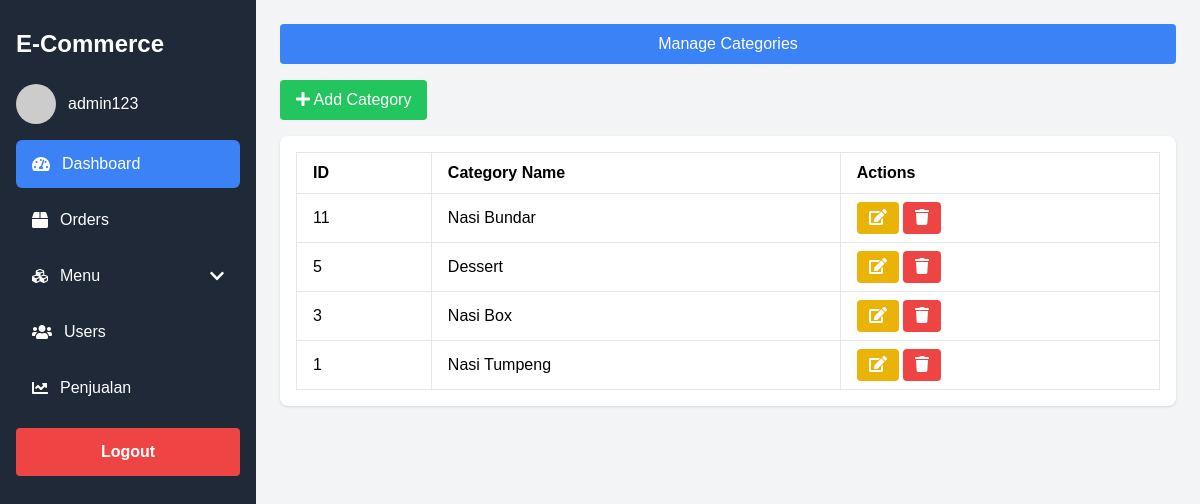
Screenshot of /manage_categories.php (signed in) with the database file from the repository.
### tables this page shows
CREATE TABLE `categories` (
  `id` int NOT NULL,
  `name` varchar(255) NOT NULL,
  `created_at` timestamp NULL DEFAULT CURRENT_TIMESTAMP
);

### manage_categories.php (the view, shortened to what this page needs)
<?php
include 'db.php';
$categories_result = mysqli_query($conn, "SELECT * FROM categories ORDER BY id DESC");
?>
<!DOCTYPE html>
<html lang="en">
<head>
    <script src="https://cdn.tailwindcss.com"></script>
</head>
<body class="bg-gray-100">
  <div class="flex h-screen">
    <div class="sidebar bg-gray-800 text-white py-7 px-4 fixed h-screen w-64">
            <div>
                <div class="text-2xl font-extrabold mb-6">E-Commerce</div>
                <div class="flex items-center space-x-3 mb-4">
                    <img src="https://placehold.co/40x40" class="rounded-full w-10 h-10">
                    <span>admin123</span>
                </div>
                <nav class="space-y-2">
                    <a href="dashboard.php" class="flex items-center py-3 px-4 rounded transition duration-200 hover:bg-gray-700 bg-blue-500">
                        <i class="fas fa-tachometer-alt mr-3"></i> Dashboard
                    </a>
                    <a href="order_manage.php" class="flex items-center py-3 px-4 rounded transition duration-200 hover:bg-gray-700">
                        <i class="fas fa-box mr-3"></i> Orders
                    </a>
                    <div class="relative">
                        <button id="menuDropdownBtn" class="flex items-center justify-between w-full py-3 px-4 rounded transition duration-200 hover:bg-gray-700">
                            <div class="flex items-center">
                                <i class="fas fa-cubes mr-3"></i> Menu
                            </div>
                            <i class="fas fa-chevron-down"></i>
                        </button>
                    </div>
                    <a href="user_manage.php" class="flex items-center py-3 px-4 rounded transition duration-200 hover:bg-gray-700">
                        <i class="fas fa-users mr-3"></i> Users
                    </a>
                    <a href="sales_report.php" class="flex items-center py-3 px-4 rounded transition duration-200 hover:bg-gray-700">
                        <i class="fas fa-chart-line mr-3"></i> Penjualan
                    </a>
                </nav>
            </div>
            <form action="logout.php" method="POST">
                <button type="submit" class="bg-red-500 hover:bg-red-700 text-white font-bold py-3 px-4 rounded w-full mt-4">
                    Logout
                </button>
            </form>
        </div>
<body class="bg-gray-100">
  <div class="ml-64 p-6 w-full">
    <div class="bg-blue-500 text-white text-center py-2 rounded mb-4">Manage Categories</div>
    <button class="bg-green-500 text-white py-2 px-4 rounded mb-4" onclick="openModal('addModal')">
        <i class="fas fa-plus"></i> Add Category
    </button>
    <div class="bg-white shadow rounded-lg p-4">
        <table class="w-full text-left border-collapse">
            <thead>
                <tr>
                    <th class="border px-4 py-2">ID</th>
                    <th class="border px-4 py-2">Category Name</th>
                    <th class="border px-4 py-2">Actions</th>
                </tr>
            </thead>
            <tbody>
                <?php while ($row = mysqli_fetch_assoc($categories_result)): ?>
                    <tr>
                        <td class="border px-4 py-2"> <?php echo $row['id']; ?> </td>
                        <td class="border px-4 py-2"> <?php echo $row['name']; ?> </td>
                        <td class="border px-4 py-2">
                            <button class="bg-yellow-500 text-white px-3 py-1 rounded" onclick="openEditModal(<?php echo $row['id']; ?>, '<?php echo $row['name']; ?>')">
                                <i class="fas fa-edit"></i>
                            </button>
                            <button class="bg-red-500 text-white px-3 py-1 rounded" onclick="confirmDelete(<?php echo $row['id']; ?>)">
                                <i class="fas fa-trash"></i>
                            </button>
                        </td>
                    </tr>
                <?php endwhile; ?>
            </tbody>
        </table>
    </div>
  </div>
</body>
</html>

### manage_categories.php (style rules this page uses)
body { background-color: #f3f4f6; font-family: Arial, sans-serif; }
.sidebar { width: 16rem; background-color: #1f2937; color: white; padding: 1.75rem 1rem; height: 100vh; position: fixed; }
.sidebar nav a { display: flex; align-items: center; padding: 0.75rem 1rem; border-radius: 0.375rem; text-decoration: none; color: white; transition: background-color 0.3s; }

### rows the page displays
categories: id "11", name "Nasi Bundar"
categories: id "5", name "Dessert"
categories: id "3", name "Nasi Box"
categories: id "1", name "Nasi Tumpeng"
